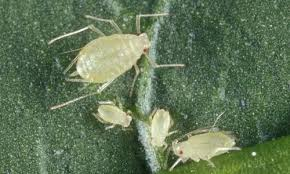
#> input picture data/pest/pest/test/aphids/jpg_13 - Copy.jpg, 290 x 174 px
$ python -i features.py   (imports and definitions only)
#> lines starting #> are read from the running program, lines starting #| are printed output that depends on the picture
"""Image feature extraction for the pest/disease classifier.

Uses a compact hand-crafted feature vector built from:
  * HSV colour histograms (hue / saturation / value)
  * RGB colour histograms
  * a joint hue-saturation histogram (captures colour relationships)
  * grayscale statistics and edge density (light texture signal)

Multi-scale: features are computed both on the full frame and on a center-zoom
crop, so the model sees the scene context as well as a magnified subject
(important for real photos where the pest may be small in the frame).

This is a genuine ML pipeline: the classifier is trained on the repository's
``data/pest`` image dataset and predictions are real model outputs.
"""
import numpy as np
from PIL import Image

IMAGE_SIZE = 128
_HUE_BINS = 32
_SAT_BINS = 16
_VAL_BINS = 16
_RGB_BINS = 16
_HS_ROWS = 8
_HS_COLS = 8
_EDGE_BINS = 8
_ZOOM = 0.65


def load_rgb(path):
    image = Image.open(path).convert("RGB")
    image = image.resize((IMAGE_SIZE, IMAGE_SIZE))
    return np.asarray(image, dtype=np.float32)


def _hsv(image_rgb):
    from PIL import Image as _Img
    return np.asarray(_Img.fromarray(image_rgb.astype("uint8")).convert("HSV"), dtype=np.float32)


def _hist(indices, bins):
    return np.bincount(np.asarray(indices).ravel(), minlength=bins).astype(np.float32)


def _norm(hist):
    total = hist.sum()
    if total > 0:
        hist = hist / total
    return hist


def _edge_stats(gray):
    gy, gx = np.gradient(gray.astype(np.float32))
    magnitude = np.sqrt(gx ** 2 + gy ** 2)
    edge_ratio = float((magnitude > 32).mean())
    edges = np.clip((magnitude / 8).astype(np.int16), 0, _EDGE_BINS - 1)
    edge_hist = _norm(_hist(edges.ravel(), _EDGE_BINS))
    return np.concatenate([[edge_ratio], edge_hist])


def _block(rgb):
    """Feature block for one (already resized) RGB array."""
    hsv = _hsv(rgb)
    h = np.clip((hsv[..., 0] / 255.0 * 255).astype(np.int16), 0, 255)
    s = np.clip((hsv[..., 1] / 255.0 * 255).astype(np.int16), 0, 255)
    v = np.clip((hsv[..., 2] / 255.0 * 255).astype(np.int16), 0, 255)

    h_hist = _norm(_hist(h // (256 // _HUE_BINS), _HUE_BINS))
    s_hist = _norm(_hist(s // (256 // _SAT_BINS), _SAT_BINS))
    v_hist = _norm(_hist(v // (256 // _VAL_BINS), _VAL_BINS))

    rgb_u8 = np.clip(rgb, 0, 255).astype(np.int16)
    rgb_hist = np.concatenate([
        _norm(_hist(rgb_u8[..., c] // (256 // _RGB_BINS), _RGB_BINS)) for c in range(3)
    ])

    hs_idx = (h // (256 // _HS_ROWS)) * _HS_COLS + (s // (256 // _HS_COLS))
    hs_hist = _norm(_hist(np.clip(hs_idx, 0, _HS_ROWS * _HS_COLS - 1), _HS_ROWS * _HS_COLS))

    gray = (0.299 * rgb_u8[..., 0] + 0.587 * rgb_u8[..., 1] + 0.114 * rgb_u8[..., 2])
    gray_mean = float(gray.mean()) / 255.0
    gray_std = float(gray.std()) / 255.0
    edge = _edge_stats(gray)

    return np.concatenate([h_hist, s_hist, v_hist, rgb_hist, hs_hist,
                           [gray_mean, gray_std], edge]).astype(np.float32)


def _center_zoom(rgb):
    from PIL import Image as _Img
    size = IMAGE_SIZE
    crop = int(size * _ZOOM)
    off = (size - crop) // 2
    box = (off, off, off + crop, off + crop)
    img = _Img.fromarray(rgb.astype("uint8")).crop(box).resize((size, size))
    return np.asarray(img, dtype=np.float32)


def extract_features_from_pixels(rgb):
    """Return a fixed-size feature vector for a float32 RGB pixel array."""
    full = _block(rgb)
    zoom = _block(_center_zoom(rgb))
    return np.concatenate([full, zoom]).astype(np.float32)


def extract_features(path):
    return extract_features_from_pixels(load_rgb(path))
#> in load_rgb, image is the input picture: PIL image 290x174 RGB; mean R, G, B 96, 116.6, 86.2
#> in _block, `v = np.clip((hsv[..., 2] / 255.0 * 255).astype(np.int16), 0, 255)`:
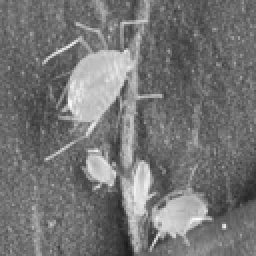
#> v: shape (128, 128) int16 (shown 2 times larger); min 26, max 252, mean 116.6
#> in _norm, `total = hist.sum()`: total = 16384
#> in _norm, `hist = hist / total`: hist = 32 values, max 0.315 at index 9, min 0 at index 0, mean 0.0312
#> in _block, `h_hist = _norm(_hist(h // (256 // _HUE_BINS), _HUE_BINS))`: h_hist has the same summary as hist in _norm
#> in _block, `s_hist = _norm(_hist(s // (256 // _SAT_BINS), _SAT_BINS))`: s_hist = [0.000305, 0.0179, 0.0843, 0.299, 0.388, 0.114, 0.0315, 0.0131, 0.0164, 0.0219, 0.0115, 0.00214, 6.1e-05, 0, 0, 0]
#> in _block, `v_hist = _norm(_hist(v // (256 // _VAL_BINS), _VAL_BINS))`: v_hist = [0, 0.000183, 0.00391, 0.0157, 0.0639, 0.186, 0.299, 0.192, 0.0671, 0.0339, 0.0256, 0.0356, 0.0481, 0.0209, 0.00647, 0.00061]
#> in _block, `rgb_hist = np.concatenate([ _norm(_hist(rgb_u8[..., c] // (256 // _RGB..`: rgb_hist = 48 values, max 0.3 at index 22, min 0 at index 16, mean 0.0625
#> in _block, `hs_idx = (h // (256 // _HS_ROWS)) * _HS_COLS + (s // (256 // _HS_COLS))`:
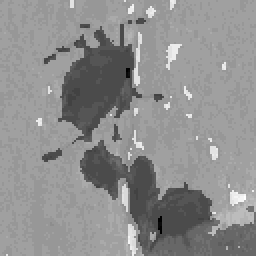
#> hs_idx: shape (128, 128) int16 (shown 2 times larger); min 1, max 28, mean 16.1; drawn with min black and max white
#> in _block, `hs_hist = _norm(_hist(np.clip(hs_idx, 0, _HS_ROWS * _HS_COLS - 1), _HS..`: hs_hist = 64 values, max 0.445 at index 18, min 0 at index 0, mean 0.0156
#> in _block, `gray_mean = float(gray.mean()) / 255.0`: gray_mean = 0.419
#> in _block, `gray_std = float(gray.std()) / 255.0`: gray_std = 0.147
#> in _edge_stats, `magnitude = np.sqrt(gx ** 2 + gy ** 2)`:
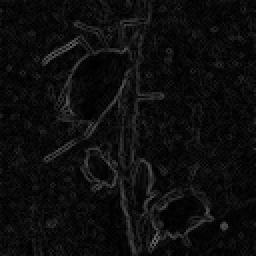
#> magnitude: shape (128, 128) float32 (shown 2 times larger); min 0.108, max 107.5, mean 13.6
#> in _edge_stats, `edge_ratio = float((magnitude > 32).mean())`: edge_ratio = 0.074
#> in _edge_stats, `edges = np.clip((magnitude / 8).astype(np.int16), 0, _EDGE_BINS - 1)`:
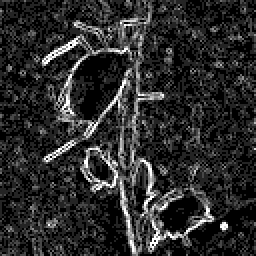
#> edges: shape (128, 128) int16 (shown 2 times larger); min 0, max 7, mean 1.19; drawn with min black and max white
#> in _edge_stats, `edge_hist = _norm(_hist(edges.ravel(), _EDGE_BINS))`: edge_hist = [0.365, 0.366, 0.141, 0.0543, 0.0303, 0.0171, 0.0114, 0.0152]
#> in _block, `edge = _edge_stats(gray)`: edge = [0.074, 0.365, 0.366, 0.141, 0.0543, 0.0303, 0.0171, 0.0114, 0.0152]
#> in extract_features_from_pixels, `full = _block(rgb)`: full = 187 values, max 0.445 at index 130, min 0 at index 0, mean 0.0462
#> in _block (call 2), `v = np.clip((hsv[..., 2] / 255.0 * 255).astype(np.int16), 0, 255)`:
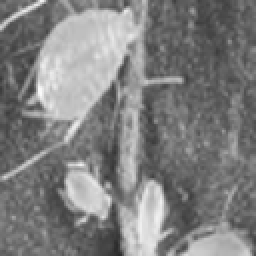
#> v: shape (128, 128) int16 (shown 2 times larger); min 40, max 250, mean 127.5
#> in _block (call 2), `h_hist = _norm(_hist(h // (256 // _HUE_BINS), _HUE_BINS))`: h_hist = 32 values, max 0.226 at index 9, min 0 at index 0, mean 0.0312
#> in _block (call 2), `s_hist = _norm(_hist(s // (256 // _SAT_BINS), _SAT_BINS))`: s_hist = [0.000183, 0.0286, 0.127, 0.348, 0.348, 0.104, 0.0322, 0.00824, 0.00226, 0.000916, 0.000366, 0.000244, 0.000122, 0, 0, 0]
#> in _block (call 2), `v_hist = _norm(_hist(v // (256 // _VAL_BINS), _VAL_BINS))`: v_hist = [0, 0, 0.000854, 0.00446, 0.0624, 0.19, 0.236, 0.147, 0.0674, 0.0438, 0.0381, 0.0633, 0.0947, 0.0391, 0.0121, 0.000671]
#> in _block (call 2), `rgb_hist = np.concatenate([ _norm(_hist(rgb_u8[..., c] // (256 // _RGB..`: rgb_hist = 48 values, max 0.257 at index 36, min 0 at index 0, mean 0.0625
#> in _block (call 2), `hs_idx = (h // (256 // _HS_ROWS)) * _HS_COLS + (s // (256 // _HS_COLS))`:
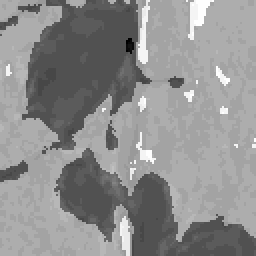
#> hs_idx: shape (128, 128) int16 (shown 2 times larger); min 1, max 26, mean 15; drawn with min black and max white
#> in _block (call 2), `hs_hist = _norm(_hist(np.clip(hs_idx, 0, _HS_ROWS * _HS_COLS - 1), _HS..`: hs_hist = 64 values, max 0.343 at index 18, min 0 at index 0, mean 0.0156
#> in _block (call 2), `gray_mean = float(gray.mean()) / 255.0`: gray_mean = 0.466
#> in _block (call 2), `gray_std = float(gray.std()) / 255.0`: gray_std = 0.174
#> in _edge_stats (call 2), `edge_ratio = float((magnitude > 32).mean())`: edge_ratio = 0.0576
#> in _edge_stats (call 2), `edges = np.clip((magnitude / 8).astype(np.int16), 0, _EDGE_BINS - 1)`:
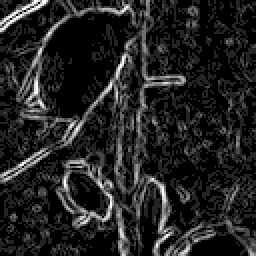
#> edges: shape (128, 128) int16 (shown 2 times larger); min 0, max 7, mean 0.954; drawn with min black and max white
#> in _edge_stats (call 2), `edge_hist = _norm(_hist(edges.ravel(), _EDGE_BINS))`: edge_hist = [0.476, 0.306, 0.107, 0.0535, 0.0303, 0.0156, 0.00757, 0.00421]
#> in _block (call 2), `edge = _edge_stats(gray)`: edge = [0.0576, 0.476, 0.306, 0.107, 0.0535, 0.0303, 0.0156, 0.00757, 0.00421]
#> in extract_features_from_pixels, `zoom = _block(_center_zoom(rgb))`: zoom = 187 values, max 0.476 at index 179, min 0 at index 0, mean 0.0465


def feature_size():
    block = (_HUE_BINS + _SAT_BINS + _VAL_BINS + _RGB_BINS * 3 + _HS_ROWS * _HS_COLS
             + 2 + 1 + _EDGE_BINS)
    return block * 2

>>> result = extract_features('../../../data/pest/pest/test/aphids/jpg_13 - Copy.jpg')
#> result = 374 values, max 0.476 at index 366, min 0 at index 0, mean 0.0464

$ run again, on data/pest/pest/test/aphids/jpg_15 - Copy.jpg
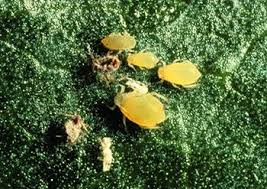
#> input picture data/pest/pest/test/aphids/jpg_15 - Copy.jpg, 267 x 189 px
#> in load_rgb, image is the input picture: PIL image 267x189 RGB; mean R, G, B 80.3, 103.2, 59.5
#> image: PIL image 128x128 RGB
#> total = 16384
#> hist = 32 values, max 0.429 at index 9, min 0 at index 25, mean 0.0312
#> h_hist has the same summary as hist in _norm
#> s_hist = [0.000671, 0.00262, 0.00903, 0.0471, 0.118, 0.163, 0.149, 0.136, 0.102, 0.0825, 0.0657, 0.0503, 0.0327, 0.0214, 0.0112, 0.01]
#> v_hist = [0.0248, 0.0622, 0.0848, 0.102, 0.11, 0.106, 0.101, 0.0896, 0.0748, 0.06, 0.0512, 0.0343, 0.0286, 0.0299, 0.0253, 0.0148]
#> rgb_hist = 48 values, max 0.161 at index 33, min 0 at index 46, mean 0.0625
#> hs_hist = 64 values, max 0.242 at index 19, min 0 at index 32, mean 0.0156
#> gray_mean = 0.358
#> gray_std = 0.212
#> edge_ratio = 0.361
#> edge_hist = [0.118, 0.169, 0.187, 0.165, 0.132, 0.0898, 0.0599, 0.0801]
#> edge = [0.361, 0.118, 0.169, 0.187, 0.165, 0.132, 0.0898, 0.0599, 0.0801]
#> full = 187 values, max 0.429 at index 9, min 0 at index 25, mean 0.0478
#> h_hist = 32 values, max 0.31 at index 9, min 0 at index 25, mean 0.0312
#> s_hist = [0.00134, 0.00317, 0.0094, 0.0353, 0.109, 0.178, 0.166, 0.141, 0.107, 0.0853, 0.0621, 0.0465, 0.0242, 0.0168, 0.00726, 0.00684]
#> v_hist = [0.04, 0.05, 0.0558, 0.0729, 0.0859, 0.09, 0.0996, 0.0948, 0.0831, 0.0692, 0.0535, 0.0427, 0.0314, 0.0474, 0.053, 0.0305]
#> rgb_hist = 48 values, max 0.143 at index 35, min 0 at index 46, mean 0.0625
#> hs_hist = 64 values, max 0.209 at index 19, min 0 at index 32, mean 0.0156
#> in _block (call 2), `gray = (0.299 * rgb_u8[..., 0] + 0.587 * rgb_u8[..., 1] + 0.114 * rgb_..`:
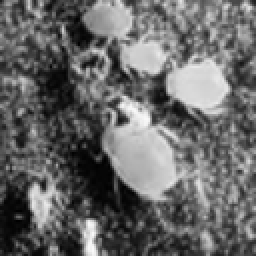
#> gray: shape (128, 128) float64 (shown 2 times larger); min 0, max 250.4, mean 104
#> gray_mean = 0.408
#> gray_std = 0.23
#> edge_ratio = 0.191
#> in _edge_stats (call 2), `edges = np.clip((magnitude / 8).astype(np.int16), 0, _EDGE_BINS - 1)`:
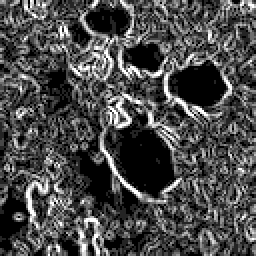
#> edges: shape (128, 128) int16 (shown 2 times larger); min 0, max 7, mean 2.03; drawn with min black and max white
#> edge_hist = [0.223, 0.232, 0.203, 0.153, 0.0928, 0.0486, 0.0247, 0.0244]
#> edge = [0.191, 0.223, 0.232, 0.203, 0.153, 0.0928, 0.0486, 0.0247, 0.0244]
#> zoom = 187 values, max 0.408 at index 176, min 0 at index 25, mean 0.0472
#> result = 374 values, max 0.429 at index 9, min 0 at index 25, mean 0.0475

$ run again, on data/pest/pest/test/aphids/jpg_2 - Copy.jpg
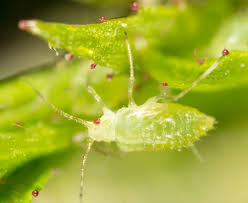
#> input picture data/pest/pest/test/aphids/jpg_2 - Copy.jpg, 248 x 203 px
#> in load_rgb, image is the input picture: PIL image 248x203 RGB; mean R, G, B 158.2, 169.2, 47.9
#> image: PIL image 128x128 RGB
#> total = 16384
#> hist = 32 values, max 0.648 at index 5, min 0 at index 9, mean 0.0312
#> h_hist has the same summary as hist in _norm
#> s_hist = [0.000122, 0.000793, 0.00281, 0.00549, 0.011, 0.0255, 0.0752, 0.0862, 0.0787, 0.079, 0.0751, 0.0623, 0.0533, 0.0511, 0.0613, 0.332]
#> v_hist = [0, 0.018, 0.00879, 0.00751, 0.00879, 0.0222, 0.0267, 0.0454, 0.064, 0.0886, 0.138, 0.222, 0.215, 0.0977, 0.0283, 0.00891]
#> rgb_hist = 48 values, max 0.383 at index 32, min 0 at index 16, mean 0.0625
#> hs_hist = 64 values, max 0.39 at index 15, min 0 at index 16, mean 0.0156
#> gray_mean = 0.596
#> gray_std = 0.161
#> edge_ratio = 0.0237
#> edge_hist = [0.698, 0.192, 0.0607, 0.0255, 0.0125, 0.00745, 0.00275, 0.000977]
#> edge = [0.0237, 0.698, 0.192, 0.0607, 0.0255, 0.0125, 0.00745, 0.00275, 0.000977]
#> full = 187 values, max 0.698 at index 179, min 0 at index 9, mean 0.047
#> h_hist = 32 values, max 0.688 at index 5, min 0 at index 8, mean 0.0312
#> s_hist = [0.000122, 0.00189, 0.00555, 0.00897, 0.0206, 0.0305, 0.04, 0.0524, 0.0609, 0.0726, 0.0916, 0.0797, 0.0628, 0.0536, 0.0626, 0.356]
#> v_hist = [0, 0, 0, 0, 0, 0, 0.00262, 0.0179, 0.0625, 0.114, 0.195, 0.223, 0.216, 0.101, 0.0486, 0.019]
#> rgb_hist = 48 values, max 0.387 at index 32, min 0 at index 0, mean 0.0625
#> hs_hist = 64 values, max 0.419 at index 15, min 0 at index 1, mean 0.0156
#> in _block (call 2), `gray = (0.299 * rgb_u8[..., 0] + 0.587 * rgb_u8[..., 1] + 0.114 * rgb_..`:
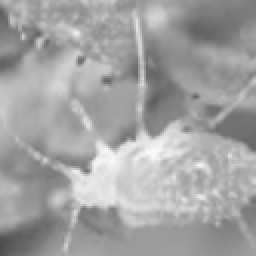
#> gray: shape (128, 128) float64 (shown 2 times larger); min 77.23, max 251.2, mean 162.7
#> gray_mean = 0.638
#> gray_std = 0.116
#> edge_ratio = 0.00879
#> in _edge_stats (call 2), `edges = np.clip((magnitude / 8).astype(np.int16), 0, _EDGE_BINS - 1)`:
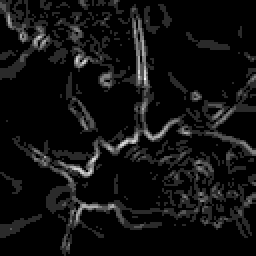
#> edges: shape (128, 128) int16 (shown 2 times larger); min 0, max 6, mean 0.382; drawn with min black and max white
#> edge_hist = [0.731, 0.192, 0.0498, 0.0178, 0.00696, 0.00177, 6.1e-05, 0]
#> edge = [0.00879, 0.731, 0.192, 0.0498, 0.0178, 0.00696, 0.00177, 6.1e-05, 0]
#> zoom = 187 values, max 0.731 at index 179, min 0 at index 8, mean 0.0469
#> result = 374 values, max 0.731 at index 366, min 0 at index 9, mean 0.0469

$ run again, on data/pest/pest/test/aphids/jpg_54 - Copy.jpg
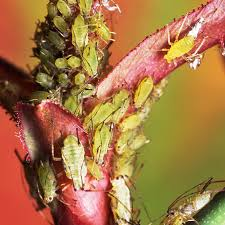
#> input picture data/pest/pest/test/aphids/jpg_54 - Copy.jpg, 225 x 225 px
#> in load_rgb, image is the input picture: PIL image 225x225 RGB; mean R, G, B 165.9, 118.7, 68.9
#> image: PIL image 128x128 RGB
#> total = 16384
#> hist = 32 values, max 0.188 at index 4, min 0 at index 10, mean 0.0312
#> h_hist has the same summary as hist in _norm
#> s_hist = [0.00189, 0.00549, 0.01, 0.0174, 0.0308, 0.0419, 0.0497, 0.0635, 0.0784, 0.132, 0.201, 0.245, 0.0655, 0.0275, 0.0168, 0.0127]
#> v_hist = [0.000183, 0.00439, 0.0217, 0.0372, 0.0336, 0.0284, 0.0301, 0.0593, 0.088, 0.0983, 0.0898, 0.117, 0.131, 0.138, 0.0739, 0.0485]
#> rgb_hist = 48 values, max 0.34 at index 35, min 0.000183 at index 0, mean 0.0625
#> hs_hist = 64 values, max 0.293 at index 5, min 0 at index 17, mean 0.0156
#> gray_mean = 0.499
#> gray_std = 0.187
#> edge_ratio = 0.167
#> edge_hist = [0.451, 0.169, 0.122, 0.0917, 0.0624, 0.0436, 0.0242, 0.0366]
#> edge = [0.167, 0.451, 0.169, 0.122, 0.0917, 0.0624, 0.0436, 0.0242, 0.0366]
#> full = 187 values, max 0.499 at index 176, min 0 at index 10, mean 0.0473
#> edge_ratio = 0.102
#> in _edge_stats (call 2), `edges = np.clip((magnitude / 8).astype(np.int16), 0, _EDGE_BINS - 1)`:
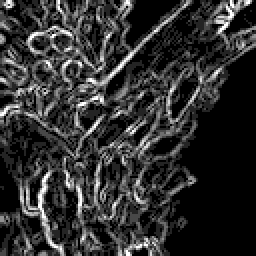
#> edges: shape (128, 128) int16 (shown 2 times larger); min 0, max 7, mean 1.31; drawn with min black and max white
#> edge_hist = [0.412, 0.239, 0.158, 0.0891, 0.0515, 0.0262, 0.0145, 0.00983]
#> zoom = 187 values, max 0.535 at index 176, min 0 at index 8, mean 0.0472
#> result = 374 values, max 0.535 at index 363, min 0 at index 10, mean 0.0473
